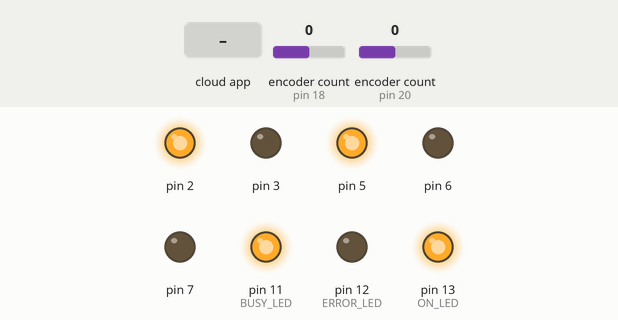
Recording of a sketch running on a simulated Arduino Mega 2560, built with avr-gcc and run on an emulated ATmega2560. Parts: output pins drawn as LEDs (lit = HIGH). The inputs (shaded band) are chosen by the test bench; at power-on: encoder count (sensors on pin 18, pin 20) 0. The ROS host is connected and sends only what is stated.

Above: at 1.2 s.
1.3 s: the phone or cloud app sets angular.z to -100
At 1.49 s:
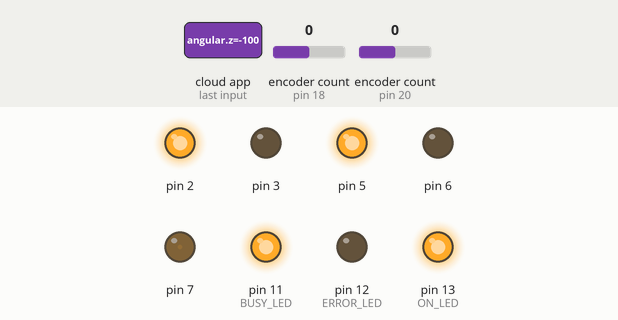
4.3 s: the phone or cloud app sets linear.x to 100
At 4.8 s:
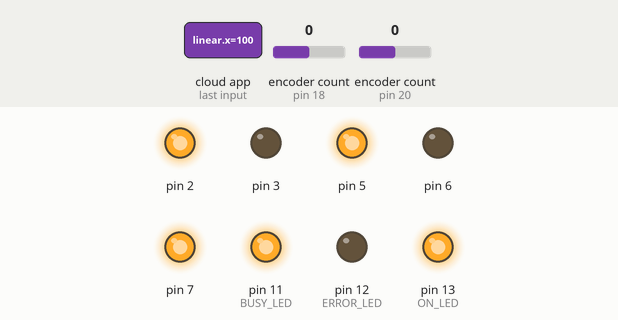
7.3 s: the phone or cloud app sets linear.x to -100
At 8.3 s:
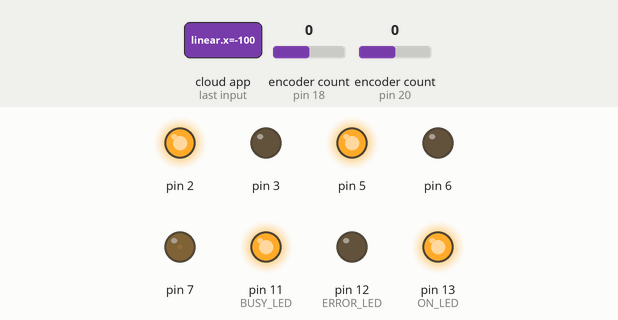
10.3 s: the phone or cloud app sets angular.z to 0
At 11.4 s:
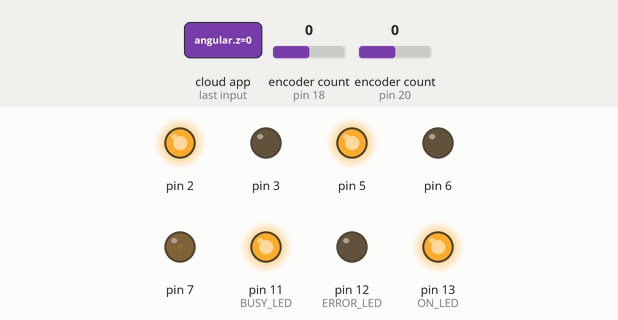
13.3 s: the phone or cloud app sets linear.x to 0
At 13.7 s:
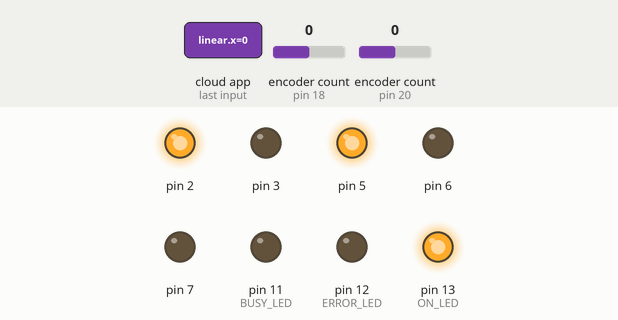
Timing chart, 0 to 15.8 s (numbered marks = the images above; inputs shaded):
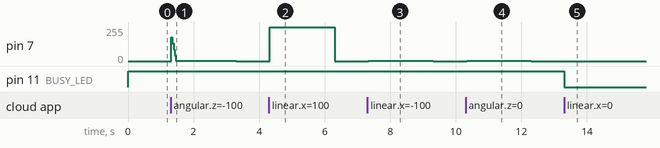

The sketch:

TFG.ino
```cpp
/***********************************************************************************
*
* SketchAmigoBot.ino
*
***********************************************************************************
*
* AUTORES
* Andrés Cidoncha Carballo
*
* FECHA
* 25/06/2016
*
* DESCRIPCION
* Sketch principal para el Arduino MEGA. Encargado de publicar y suscribirse a los topics
* Basado en el proyecto ros_arduino_diff_drive https://github.com/SimonBirrell/ros_arduino_diff_drive
************************************************************************************/

/*********************************LIBRARIES************************************/
/* Include the appropriate ROS headers */
#include <ros.h>
#include <geometry_msgs/Twist.h>
#include <geometry_msgs/Quaternion.h>
#include <nav_msgs/Odometry.h>
#include <tf/transform_broadcaster.h>
#include <math.h> /* We need sin and cos for odometry calcuations */
#include "pid_params.h" /* Load the custom typedefs for tracking encoder info */
#include "AmigoBot.h" /* AmigoBot Robot Class */
/******************************************************************************/

/*********************************CONSTANTS************************************/
#define MAXOUTPUT               255    // PWM
#define PID_UPDATE_RATE         30     // Hz
#define ODOM_PUBLISH_RATE       10     // Hz
/******************************************************************************/

void cmdVelCb(const geometry_msgs::Twist& msg);

/**********************************OBJECTS*************************************/
/* Structs defined in PIDTypes.h */
SetPointInfo leftPID, rightPID;
OdomInfo odomInfo;

ros::NodeHandle nh; /* Create the ROS node handle */

/* Odometry publisher */
nav_msgs::Odometry odom_msg;
ros::Publisher odomPub("/odom", &odom_msg);

/* A subscriber for the /cmd_vel topic */
ros::Subscriber<geometry_msgs::Twist> cmdVelSub("/cmd_vel", &cmdVelCb);

/* The Robot Object */
AmigoBot* robot;
/******************************************************************************/

/*********************************VARIABLES************************************/
const float PID_INTERVAL = 1000.0 / PID_UPDATE_RATE;
const float ODOM_INTERVAL = 1000.0 / ODOM_PUBLISH_RATE;
char baseFrame[] = "/base_link";
char odomFrame[] = "/odom";
unsigned long nextPID = 0;
unsigned long nextOdom = 0;
unsigned char moving = 0; // is the base in motion?
/******************************************************************************/

/**********************************METHODS*************************************/
/* Convert meters per second to ticks per time frame */
int SpeedToTicks(float v) {
      return int(v * cpr / (PID_UPDATE_RATE * PI * wheelDiameter));
}

/* The callback function to convert Twist messages into motor speeds */
void cmdVelCb(const geometry_msgs::Twist& msg) {
    float x = msg.linear.x; // m/s
    float th = msg.angular.z; // rad/s
    float spd_left, spd_right;

    robot->busy();

    lastMotorCommand = millis(); /* Reset the auto stop timer */

    if (x == 0 && th == 0) {
        moving = 0;
        robot->stopMotors();
        return;
    }

    moving = 1; /* Indicate that we are moving */

    if (x == 0) { // Turn in place
        spd_right = th * wheelTrack / 2.0;
        spd_left = -spd_right;
    }
    else if (th == 0) { // Pure forward/backward motion
        spd_left = spd_right = x;
    }
    else { // Rotation about a point in space
        spd_left = x - th * wheelTrack / 2.0;
        spd_right = x + th * wheelTrack / 2.0;
    }

    /* Set the target speeds in meters per second */
    leftPID.TargetSpeed = spd_left;
    rightPID.TargetSpeed = spd_right;

    /* Convert speeds to encoder ticks per frame */
    leftPID.TargetTicksPerFrame = SpeedToTicks(leftPID.TargetSpeed);
    rightPID.TargetTicksPerFrame = SpeedToTicks(rightPID.TargetSpeed);

    robot->ready();
}

/* PID routine to compute the next motor commands */
void doPID(SetPointInfo * p) {
    long Perror;
    long output;

    Perror = p->TargetTicksPerFrame - (p->Encoder - p->PrevEnc);

    // Derivative error is the delta Perror
    output = (Kp * Perror + Kd * (Perror - p->PrevErr) + Ki * p->Ierror) / Ko;
    p->PrevErr = Perror;
    p->PrevEnc = p->Encoder;

    output += p->output;

    if (output >= MAXOUTPUT)
        output = MAXOUTPUT;
    else if (output <= -MAXOUTPUT)
        output = -MAXOUTPUT;
    else
        p->Ierror += Perror;

    p->output = output;
}

/* Read the encoder values and call the PID routine */
void updatePID() {
  leftPID.Encoder = robot->leftMotor->read();
  rightPID.Encoder = robot->rightMotor->read();

  /* Record the time that the readings were taken */
  odomInfo.encoderTime = millis();
  odomInfo.encoderStamp = nh.now();

  if (!moving) /* If we're not moving there is nothing more to do */
    return;

  /* Compute PID update for each motor */
  doPID(&leftPID);
  doPID(&rightPID);

  robot->setSpeeds(leftPID.output, rightPID.output); /* Set the motor speeds */
}

/* Calculate the odometry update and publish the result */
void updateOdom() {
  double dt, dleft, dright, dx, dy, dxy_ave, dth, vxy, vth;
  static tf::TransformBroadcaster odom_tf;

  /* Get the time in seconds since the last encoder measurement */
  dt = (odomInfo.encoderTime - odomInfo.lastEncoderTime) / 1000.0;

  /* Save the encoder time for the next calculation */
  odomInfo.lastEncoderTime = odomInfo.encoderTime;

  /* Calculate the distance in meters traveled by the two wheels */
  dleft = (leftPID.Encoder - odomInfo.prevLeftEnc) / ticksPerMeter;
  dright = (rightPID.Encoder - odomInfo.prevRightEnc) / ticksPerMeter;

  odomInfo.prevLeftEnc = leftPID.Encoder;
  odomInfo.prevRightEnc = rightPID.Encoder;

  /* Compute the average linear distance over the two wheels */
  dxy_ave = (dleft + dright) / 2.0;

  /* Compute the angle rotated */
  dth = (dright - dleft) / wheelTrack;

  /* Linear velocity */
  vxy = dxy_ave / dt;

  /* Angular velocity */
  vth = dth / dt;

  /* How far did we move forward? */
  if (dxy_ave != 0) {
    dx = cos(dth) * dxy_ave;
    dy = -sin(dth) * dxy_ave;
    /* The total distance traveled so far */
    odomInfo.linearX += (cos(odomInfo.angularZ) * dx - sin(
    odomInfo.angularZ) * dy);
    odomInfo.linearY += (sin(odomInfo.angularZ) * dx + cos(
    odomInfo.angularZ) * dy);
  }

  /* The total angular rotated so far */
  if (dth != 0)
    odomInfo.angularZ += dth;

  /* Represent the rotation as a quaternion */
  geometry_msgs::Quaternion quaternion;
  quaternion.x = 0.0;
  quaternion.y = 0.0;
  quaternion.z = sin(odomInfo.angularZ / 2.0);
  quaternion.w = cos(odomInfo.angularZ / 2.0);

  /* Publish the distances and speeds on the odom topic. Set the timestamp
      to the last encoder time. */
  odom_msg.header.frame_id = odomFrame;
  odom_msg.child_frame_id = baseFrame;
  odom_msg.header.stamp = odomInfo.encoderStamp;
  odom_msg.pose.pose.position.x = odomInfo.linearX;
  odom_msg.pose.pose.position.y = odomInfo.linearY;
  odom_msg.pose.pose.position.z = 0;
  odom_msg.pose.pose.orientation = quaternion;
  odom_msg.twist.twist.linear.x = vxy;
  odom_msg.twist.twist.linear.y = 0;
  odom_msg.twist.twist.linear.z = 0;
  odom_msg.twist.twist.angular.x = 0;
  odom_msg.twist.twist.angular.y = 0;
  odom_msg.twist.twist.angular.z = vth;
  odomPub.publish(&odom_msg);

  geometry_msgs::TransformStamped transform;
  transform.header = odom_msg.header;
  transform.child_frame_id = odom_msg.child_frame_id;
  transform.transform.translation.x = odom_msg.pose.pose.position.x;
  transform.transform.translation.y = odom_msg.pose.pose.position.y;
  transform.transform.translation.z = odom_msg.pose.pose.position.z;
  transform.transform.rotation = odom_msg.pose.pose.orientation;
  odom_tf.sendTransform(transform);
}

void clearPID() {
  moving = 0;
  leftPID.PrevErr = 0;
  leftPID.Ierror = 0;
  leftPID.output = 0;
  rightPID.PrevErr = 0;
  rightPID.Ierror = 0;
  rightPID.output = 0;
}

void clearAll() {
  clearPID();
  robot->resetEncoders();
}
/******************************************************************************/

/***********************************SETUP**************************************/
void setup() {
  Serial.begin(57600);
  robot = new AmigoBot();
  /* Set the target speeds in meters per second */
  leftPID.TargetSpeed = 0.0;
  rightPID.TargetSpeed = 0.0;

  /* Convert speeds to encoder ticks per frame */
  leftPID.TargetTicksPerFrame = SpeedToTicks(leftPID.TargetSpeed);
  rightPID.TargetTicksPerFrame = SpeedToTicks(rightPID.TargetSpeed);

  /* Zero out the encoder counts */
  robot->resetEncoders();

  /* Initialize the ROS node */
  nh.initNode();

  nextPID = PID_INTERVAL;
  nextOdom = ODOM_INTERVAL;

  /* Advertise the Odometry publisher */
  nh.advertise(odomPub);

  /* Activate the Twist subscriber */
  nh.subscribe(cmdVelSub);

  robot->ready();
}
/******************************************************************************/

/************************************LOOP**************************************/
void loop() {
  /* Is it time for another PID calculation? */
  if (millis() > nextPID) {
    updatePID();
    nextPID += PID_INTERVAL;
  }

  /* Is it time for another odometry calculation? */
  if (millis() > nextOdom) {
    updateOdom();
    nextOdom += ODOM_INTERVAL;
  }

  /* AUTOSTOP? */
  if ((millis() - lastMotorCommand) > AUTO_STOP_INTERVAL) {;
    robot->setSpeeds(0, 0);
    moving = 0;
  }

  nh.spinOnce();
}
/******************************************************************************/
```

AmigoBot.h
```cpp
/***********************************************************************************
*
* AmigoBot.h
*
***********************************************************************************
*
* AUTORES
* Andrés Cidoncha Carballo
*
* FECHA
* 25/06/2016
*
* DESCRIPCION
* Clase para representar la electrónica del AmigoBot de cara a simplificar la
* interaccion en el sketch principal
************************************************************************************/

#include "MotorEncoder.h"

/* PINES */
#define ENC1_P1   18
#define ENC1_P2   19
#define ENC2_P1   20
#define ENC2_P2   21
#define M1_IN1    2
#define M1_IN2    3
#define M1_ENA    4
#define M2_IN1    5
#define M2_IN2    6
#define M2_ENA    7
#define SW2o      10
#define BUSY_LED  11
#define ERROR_LED 12
#define ON_LED    13

class AmigoBot{
public:
    MotorEncoder* leftMotor = new MotorEncoder(M1_IN1, M1_IN2, M2_ENA, ENC1_P1, ENC1_P2);  //M1
    MotorEncoder* rightMotor = new MotorEncoder(M2_IN1, M2_IN2, M2_ENA, ENC2_P1, ENC2_P2); //M2
    AmigoBot(){
        pinMode (SW2o, INPUT);
        pinMode (ON_LED, OUTPUT);
        pinMode (BUSY_LED, OUTPUT);
        pinMode (ERROR_LED, OUTPUT);
        digitalWrite (ON_LED, LOW);
        digitalWrite (BUSY_LED, HIGH);
        digitalWrite (ERROR_LED, LOW);
    }
    /* LED */
    void ready();
    void busy();
    void error();
    /* MOTORS */
    void resetEncoders();
    void setSpeeds(uint8_t leftSpeed, uint8_t rightSpeed);
    void stopMotors();
};

void AmigoBot::ready(void){
    digitalWrite (BUSY_LED, HIGH);
    digitalWrite (ON_LED, HIGH);
}

void AmigoBot::busy(void){
    digitalWrite (ON_LED, HIGH);
    digitalWrite (BUSY_LED, LOW);
}

void AmigoBot::error(void){
    digitalWrite (ON_LED, LOW);
    digitalWrite (BUSY_LED, LOW);
    digitalWrite (ERROR_LED, HIGH);
}

void AmigoBot::resetEncoders(void){
    leftMotor->reset();
    rightMotor->reset();
}

void AmigoBot::setSpeeds(uint8_t leftSpeed, uint8_t rightSpeed){
    leftMotor->setSpeed(leftSpeed);
    rightMotor->setSpeed(rightSpeed);
}

void AmigoBot::stopMotors(void){
    leftMotor->setSpeed(0);
    rightMotor->setSpeed(0);
}
```

MotorEncoder.h
```cpp
// (licence header left out)
#include <Encoder.h>

class MotorEncoder{
    private:
        uint8_t IN1, IN2, ENABLE;
        Encoder* encoder;
    public:
        MotorEncoder(uint8_t IN1PIN, uint8_t IN2PIN, uint8_t ENABLEPIN,
            uint8_t ENCPIN1, uint8_t ENCPIN2){
                encoder = new Encoder(ENCPIN1, ENCPIN2);
                IN1 = IN1PIN;
                IN2 = IN2PIN;
                ENABLE = ENABLEPIN;
                pinMode (ENABLE, OUTPUT);
                pinMode (IN1, OUTPUT);
                pinMode (IN2, OUTPUT);
                digitalWrite (IN1, HIGH);
                digitalWrite (IN2, LOW);
                analogWrite (ENABLE, 0);
        }
        int32_t read();
        void write(int32_t position);
        void reset();
        void setSpeed(uint8_t speed);
        void reverse();

};

int32_t MotorEncoder::read(void){
    return encoder->read();
}

void MotorEncoder::write(int32_t position){
    encoder->write(position);
}

void MotorEncoder::reset(void){
    encoder->write(0);
}

void MotorEncoder::setSpeed(uint8_t speed){
    analogWrite(ENABLE, speed);
}

void MotorEncoder::reverse(void){
    digitalWrite (IN1, HIGH-digitalRead(IN1));
    digitalWrite (IN2, HIGH-digitalRead(IN2));
}
```

pid_params.h
```cpp
#ifndef pid_params_h
#define pid_params_h

#include <ros/time.h>

/* PID Parameters */
int Kp = 20;
int Kd = 12;
int Ki = 0;
int Ko = 50;

/* Define the robot paramters */
int cpr = 9550; // Encoder ticks per revolution for the Pololu 131:1 motor
float wheelDiameter = 0.1; // meters
float wheelTrack = 0.235; // separacion
float ticksPerMeter = cpr / (PI * wheelDiameter);

/* Stop the robot if it hasn't received a movement command
   in this number of milliseconds */
#define AUTO_STOP_INTERVAL 2000
long lastMotorCommand = AUTO_STOP_INTERVAL;

/* Setpoint Info For a Motor */
typedef struct {
  double TargetSpeed;            // target speed in m/s
  double TargetTicksPerFrame;    // target speed in ticks per frame
  long Encoder;                  // encoder count
  long PrevEnc;                  // last encoder count
  int PrevErr;                   // last error
  int Ierror;                    // integrated error
  int output;                    // last motor setting
}
SetPointInfo;

/* A struct to hold Odometry info */
typedef struct {
  ros::Time lastOdom;            // last ROS time odometry was calculated
  ros::Time encoderStamp;	 // last ROS time encoders were read
  unsigned long encoderTime;     // most recent millis() time encoders were read
  unsigned long lastEncoderTime; // last millis() time encoders were read
  unsigned long lastOdomTime;    // last millis() time odometry was calculated
  long prevLeftEnc;              // last left encoder reading used for odometry
  long prevRightEnc;             // last right encoder reading used for odometry
  float linearX;	         // total linear x distance traveled
  float linearY;	         // total linear y distance traveled
  float angularZ;		 // total angular distance traveled
}
OdomInfo;

#endif
```

Measured:
- after the input at 1.3 s, pin 7: 0/255 → 1/255 at once, → 0/255 2.0 s later
- after the input at 4.3 s, pin 7: 0/255 → 255/255 at once, → 0/255 2.0 s later
- after the input at 7.3 s, pin 7: 0/255 → 1/255 at once, → 0/255 2.0 s later
- after the input at 10.3 s, pin 7: 0/255 → 1/255 at once, → 0/255 2.0 s later
- after the input at 13.3 s, pin 11 (BUSY_LED): HIGH → LOW at once
